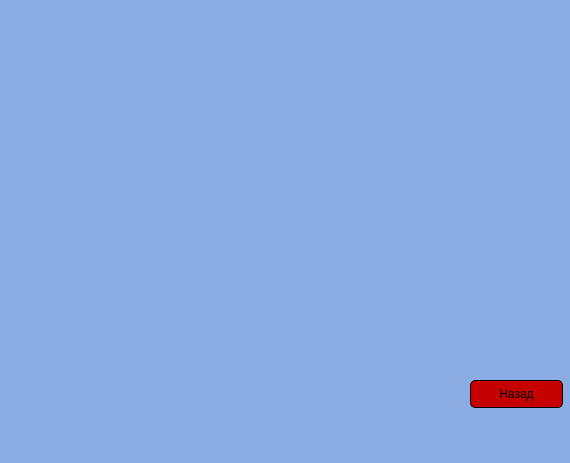
<?xml version="1.0" encoding="UTF-8"?>
<ui version="4.0">
 <class>MainWindow</class>
 <widget class="QMainWindow" name="MainWindow">
  <property name="geometry">
   <rect>
    <x>0</x>
    <y>0</y>
    <width>570</width>
    <height>463</height>
   </rect>
  </property>
  <property name="windowTitle">
   <string>MainWindow</string>
  </property>
  <property name="styleSheet">
   <string notr="true">
background-color: rgb(139, 173, 227);</string>
  </property>
  <widget class="QWidget" name="centralwidget">
   <widget class="QPushButton" name="btn_revers">
    <property name="geometry">
     <rect>
      <x>470</x>
      <y>380</y>
      <width>93</width>
      <height>28</height>
     </rect>
    </property>
    <property name="styleSheet">
     <string notr="true">border-style: outset;
background-color: rgb(198, 0, 0);
border-width: 1px;
border-radius: 5px;
border-color: black;
padding: 1px;

</string>
    </property>
    <property name="text">
     <string>Назад</string>
    </property>
   </widget>
  </widget>
  <widget class="QMenuBar" name="menubar">
   <property name="geometry">
    <rect>
     <x>0</x>
     <y>0</y>
     <width>570</width>
     <height>26</height>
    </rect>
   </property>
  </widget>
  <widget class="QStatusBar" name="statusbar"/>
 </widget>
 <resources/>
 <connections/>
</ui>
